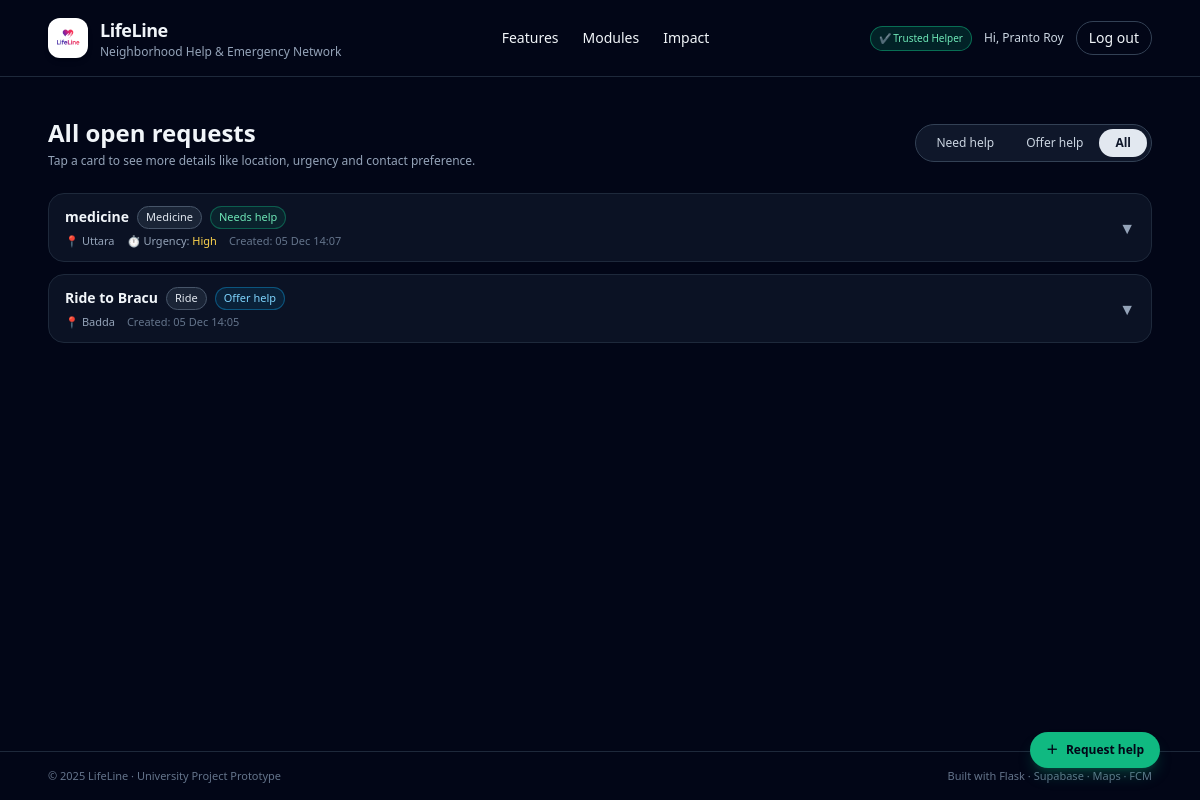
The app's page /requests?mode=all (signed in) with its own data.
### app.py (models this page shows, shortened)
class User(db.Model):
    id = db.Column(db.Integer, primary_key=True)
    email = db.Column(db.String(255), unique=True, nullable=False)
    name = db.Column(db.String(120), nullable=False)
    password_hash = db.Column(db.String(255), nullable=True)
    is_trusted_helper = db.Column(db.Boolean, default=False)
    govt_id_number = db.Column(db.String(50), nullable=True)
    firebase_uid = db.Column(db.String(255), unique=True, nullable=True)
    otp_code = db.Column(db.String(6), nullable=True)
    otp_expires_at = db.Column(db.DateTime, nullable=True)
    id_verification_status = db.Column(db.String(20), default="none")  # none/pending/approved/rejected
    id_document_note = db.Column(db.String(255), nullable=True)

class Request(db.Model):
    __tablename__ = "requests"
    id = db.Column(db.Integer, primary_key=True)
    user_id = db.Column(db.Integer, db.ForeignKey("user.id"), nullable=False)
    title = db.Column(db.String(255), nullable=False)
    category = db.Column(db.String(50), nullable=False)  # medicine, food, tutoring, repair, ride, ...
    description = db.Column(db.Text, nullable=True)
    lat = db.Column(db.Float, nullable=True)
    lng = db.Column(db.Float, nullable=True)
    area = db.Column(db.String(150), nullable=True)         # e.g. Mohammadpur, Iqbal Road
    landmark = db.Column(db.String(150), nullable=True)     # nearest mosque / school
    urgency = db.Column(db.String(50), nullable=True)       # low / normal / high / emergency
    time_window = db.Column(db.String(50), nullable=True)   # anytime_today / this_week / ...
    contact_method = db.Column(db.String(50), nullable=True)  # lifeline_chat / phone / ...
    contact_info = db.Column(db.String(100), nullable=True)   # phone / WhatsApp etc.
    is_offer = db.Column(db.Boolean, default=False)        # false = Need Help, true = Offering Help
    radius_pref = db.Column(db.String(50), nullable=True)  # e.g. "2" (km)
    frequency = db.Column(db.String(50), nullable=True)    # one_time / few_times_week / daily
    image_url = db.Column(db.String(300), nullable=True)
    created_at = db.Column(db.DateTime, default=datetime.utcnow, nullable=False)
    expires_at = db.Column(db.DateTime, nullable=False)
    status = db.Column(db.String(20), default="open")  # open / claimed / closed
    user = db.relationship("User", backref="requests")

### app.py (the view)
@app.route("/requests")
@login_required
def list_requests():
    now = datetime.utcnow()
    mode = request.args.get("mode", "need")  # default: show need-help posts
    q = Request.query.filter(
        Request.expires_at > now,
        Request.status == "open",
    )
    if mode == "offer":
        q = q.filter(Request.is_offer == True)  # noqa: E712
    elif mode == "need":
        q = q.filter(Request.is_offer == False)  # noqa: E712
    requests_list = q.order_by(Request.created_at.desc()).all()
    return render_template(
        "list_requests.html",
        requests=requests_list,
        mode=mode,
    )

### app.py (called while the page is built)
def current_user():
    if "user_id" in session:
        return User.query.get(session["user_id"])
    return None

def login_required(view_func):
    from functools import wraps
    @wraps(view_func)
    def wrapper(*args, **kwargs):
        if "user_id" not in session:
            next_url = request.path
            return redirect(url_for("login", next=next_url))
        return view_func(*args, **kwargs)
    return wrapper

@app.context_processor
def inject_user():
    translation_enabled = False
    if globals().get('gcloud_translate_client'):
        translation_enabled = True
    elif globals().get('gt_translator'):
        translation_enabled = True
    return dict(current_user=current_user(), translation_enabled=translation_enabled)

### templates/list_requests.html (shortened to what this page needs)
{% extends "base.html" %}
{% block content %}
<div class="w-full max-w-6xl mx-auto px-6 py-10">
  <div class="flex flex-col md:flex-row md:items-center md:justify-between gap-4 mb-6">
    <div>
      <h2 class="text-2xl font-bold text-slate-100">
        {% if mode == 'offer' %}
          People offering help nearby
        {% elif mode == 'all' %}
          All open requests
        {% else %}
          People who need help
        {% endif %}
      </h2>
      <p class="text-xs text-slate-400 mt-1">
        Tap a card to see more details like location, urgency and contact preference.
      </p>
    </div>
    <div class="inline-flex rounded-full bg-slate-900 border border-slate-700 p-1 text-xs">
      <a href="{{ url_for('list_requests', mode='need') }}"
         class="px-4 py-1.5 rounded-full transition
         {% if mode == 'need' %}bg-emerald-500 text-slate-950 font-semibold{% else %}text-slate-300 hover:bg-slate-800{% endif %}">
        Need help
      </a>
      <a href="{{ url_for('list_requests', mode='offer') }}"
         class="px-4 py-1.5 rounded-full transition
         {% if mode == 'offer' %}bg-sky-500 text-slate-950 font-semibold{% else %}text-slate-300 hover:bg-slate-800{% endif %}">
        Offer help
      </a>
      <a href="{{ url_for('list_requests', mode='all') }}"
         class="px-4 py-1.5 rounded-full transition
         {% if mode == 'all' %}bg-slate-200 text-slate-900 font-semibold{% else %}text-slate-300 hover:bg-slate-800{% endif %}">
        All
      </a>
    </div>
  </div>
  {% if requests %}
  <div class="space-y-3">
    {% for r in requests %}
    <div class="rounded-2xl border border-slate-800 bg-slate-900/70 overflow-hidden">
      <button type="button"
              class="w-full flex items-center justify-between px-4 py-3 text-left hover:bg-slate-900/90 transition"
              onclick="toggleDetails('{{ r.id }}')">
        <div class="flex-1 min-w-0">
          <div class="flex flex-wrap items-center gap-2">
            <p class="font-semibold text-sm text-slate-100 truncate">
              {{ r.title }}
            </p>
            <span class="text-[11px] px-2 py-0.5 rounded-full
                         border border-slate-600 text-slate-200 bg-slate-800/80">
              {{ r.category|capitalize }}
            </span>
            {% if r.is_offer %}
            <span class="text-[11px] px-2 py-0.5 rounded-full bg-sky-500/10 text-sky-300 border border-sky-500/40">
              Offer help
            </span>
            {% else %}
            <span class="text-[11px] px-2 py-0.5 rounded-full bg-emerald-500/10 text-emerald-300 border border-emerald-500/40">
              Needs help
            </span>
            {% endif %}
          </div>
          <div class="mt-1 flex flex-wrap items-center gap-x-3 gap-y-1 text-[11px] text-slate-400">
            {% if r.area %}
            <span>📍 {{ r.area }}</span>
            {% endif %}
            {% if r.urgency %}
            <span>
              ⏱️ Urgency:
              <span class="
                {% if r.urgency == 'emergency' %}text-rose-400{% elif r.urgency == 'high' %}text-amber-300
                {% elif r.urgency == 'normal' %}text-sky-300{% else %}text-emerald-300{% endif %}">
                {{ r.urgency|capitalize }}
              </span>
            </span>
            {% endif %}
            <span class="text-slate-500">
              Created: {{ r.created_at.strftime('%d %b %H:%M') }}
            </span>
          </div>
        </div>
        <div class="ml-3">
          <span id="icon-{{ r.id }}" data-icon
                class="inline-block transition-transform duration-150 text-slate-400">
            ▼
          </span>
        </div>
      </button>
    </div>
    {% endfor %}
  </div>
  {% else %}
  <div class="mt-10 text-center text-sm text-slate-400">
    No open requests found in this category yet.
  </div>
  {% endif %}
</div>
{% if mode == 'offer' %}
  {% set fab_label = "Offer help" %}
  {% set fab_href = url_for('can_help') %}
{% else %}
  {% set fab_label = "Request help" %}
  {% set fab_href = url_for('need_help') %}
{% endif %}
<a href="{{ fab_href }}"
   class="fixed bottom-6 right-6 md:bottom-8 md:right-10 z-20 inline-flex items-center gap-2
          px-4 py-2.5 rounded-full shadow-lg shadow-emerald-500/25
          bg-emerald-500 hover:bg-emerald-400 text-slate-950 text-xs font-semibold transition">
  <span>＋</span>
  <span>{{ fab_label }}</span>
</a>
{% endblock %}

### templates/base.html (shortened to what this page needs)
<!DOCTYPE html>
<html lang="en">
  <head>
    <script src="https://cdn.tailwindcss.com"></script>
    <link
      rel="stylesheet"
      href="{{ url_for('static', filename='css/main.css') }}"
    />
  </head>
  <body class="bg-slate-950 text-slate-100 min-h-screen flex flex-col">
    <header class="w-full border-b border-slate-800">
      <nav class="w-full px-6 md:px-12 py-4 flex items-center justify-between">
        <a
          href="{{ url_for('home') }}"
          class="flex items-center gap-3 hover:opacity-80 transition"
        >
          <div
            class="h-10 w-10 rounded-xl bg-white flex items-center justify-center shadow-md"
          >
            <img
              src="{{ url_for('static', filename='images/lifeline_logo.png') }}"
              alt="LifeLine Logo"
              class="h-8 w-8 object-contain"
            />
          </div>
          <div>
            <h1 class="text-lg font-semibold tracking-tight">LifeLine</h1>
            <p class="text-xs text-slate-400">
              Neighborhood Help & Emergency Network
            </p>
          </div>
        </a>
        <div class="hidden md:flex items-center gap-6 text-sm">
          <a href="#features" class="hover:text-emerald-300 transition"
            >Features</a
          >
          <a href="#modules" class="hover:text-emerald-300 transition"
            >Modules</a
          >
          <a href="#impact" class="hover:text-emerald-300 transition">Impact</a>
        </div>
        <div class="flex items-center gap-3">
          {% if session.get('user_id') %}  {% if session.get('is_trusted_helper') %}
          <span
            class="text-[10px] px-2 py-1 rounded-full bg-emerald-600/20 text-emerald-300 border border-emerald-500/50 hidden md:inline"
          >
            ✔ Trusted Helper
          </span>
          {% endif %}
          <span class="hidden md:inline text-xs text-slate-300">
            Hi, {{ session.get('user_name') }}
          </span>
          <a
            href="{{ url_for('logout') }}"
            class="text-xs md:text-sm px-3 py-1.5 rounded-full border border-slate-700 hover:border-rose-400 hover:text-rose-300 transition"
          >
            Log out
          </a>
          {% endif %}
        </div>
      </nav>
    </header>
    <main class="flex-1 w-full">{% block content %}{% endblock %}</main>
    <footer class="border-t border-slate-800">
      <div
        class="w-full px-6 md:px-12 py-4 flex flex-col md:flex-row justify-between items-center gap-2 text-[11px] text-slate-500"
      >
        <p>© 2025 LifeLine · University Project Prototype</p>
        <p>Built with Flask · Supabase · Maps · FCM</p>
      </div>
    </footer>
  </body>
</html>

### static/css/main.css (style rules this page uses)
body { -webkit-font-smoothing: antialiased; }

### records on screen
User: get "Pranto Roy"
Request: title "medicine", category "Medicine", is_offer "Needs help", area "Uttara", urgency "High", created_at "05 Dec 14:07"
Request: title "Ride to Bracu", category "Ride", is_offer "Offer help", area "Badda", created_at "05 Dec 14:05"

### other values on screen
{{ fab_label }} "Request help"
